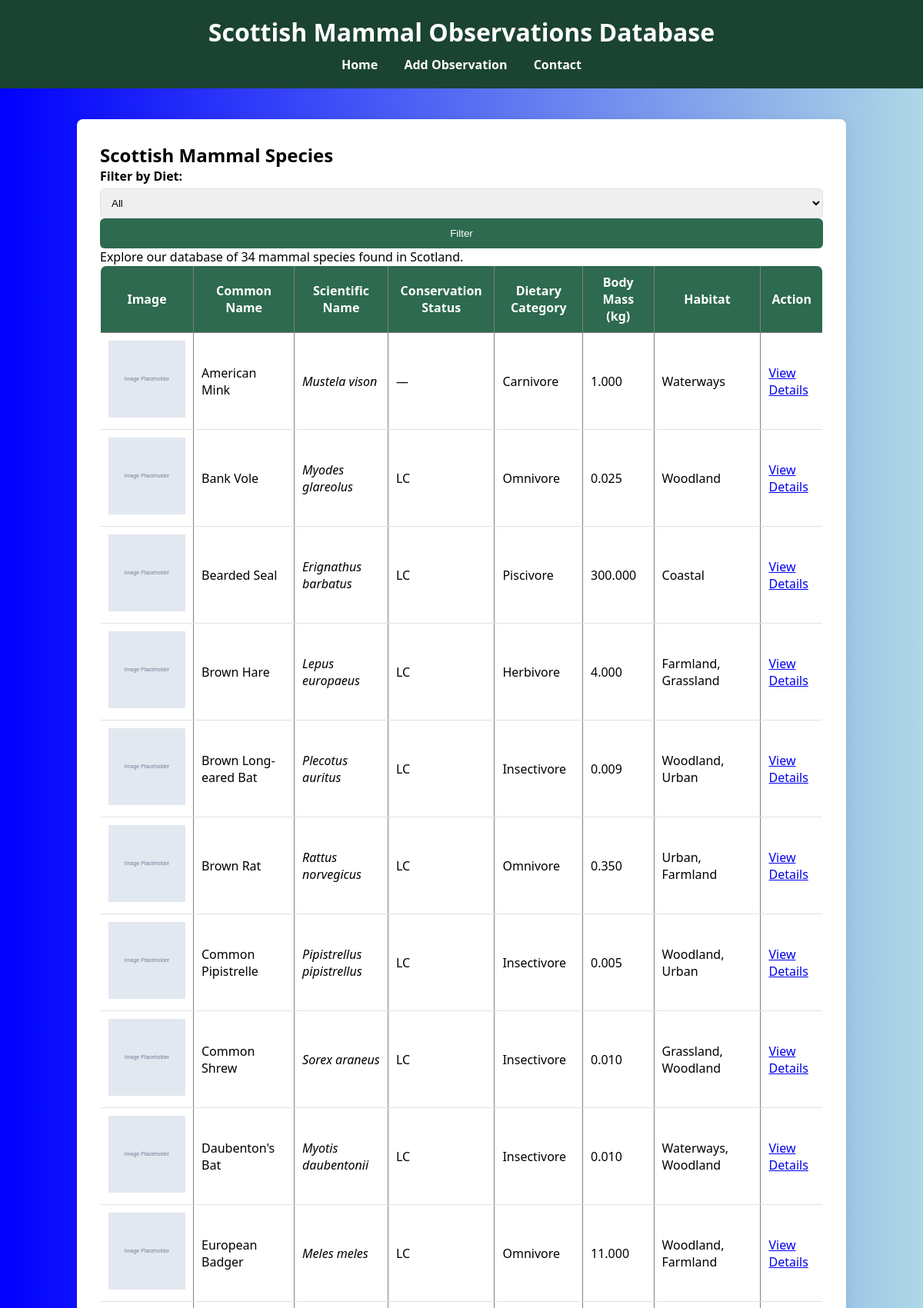
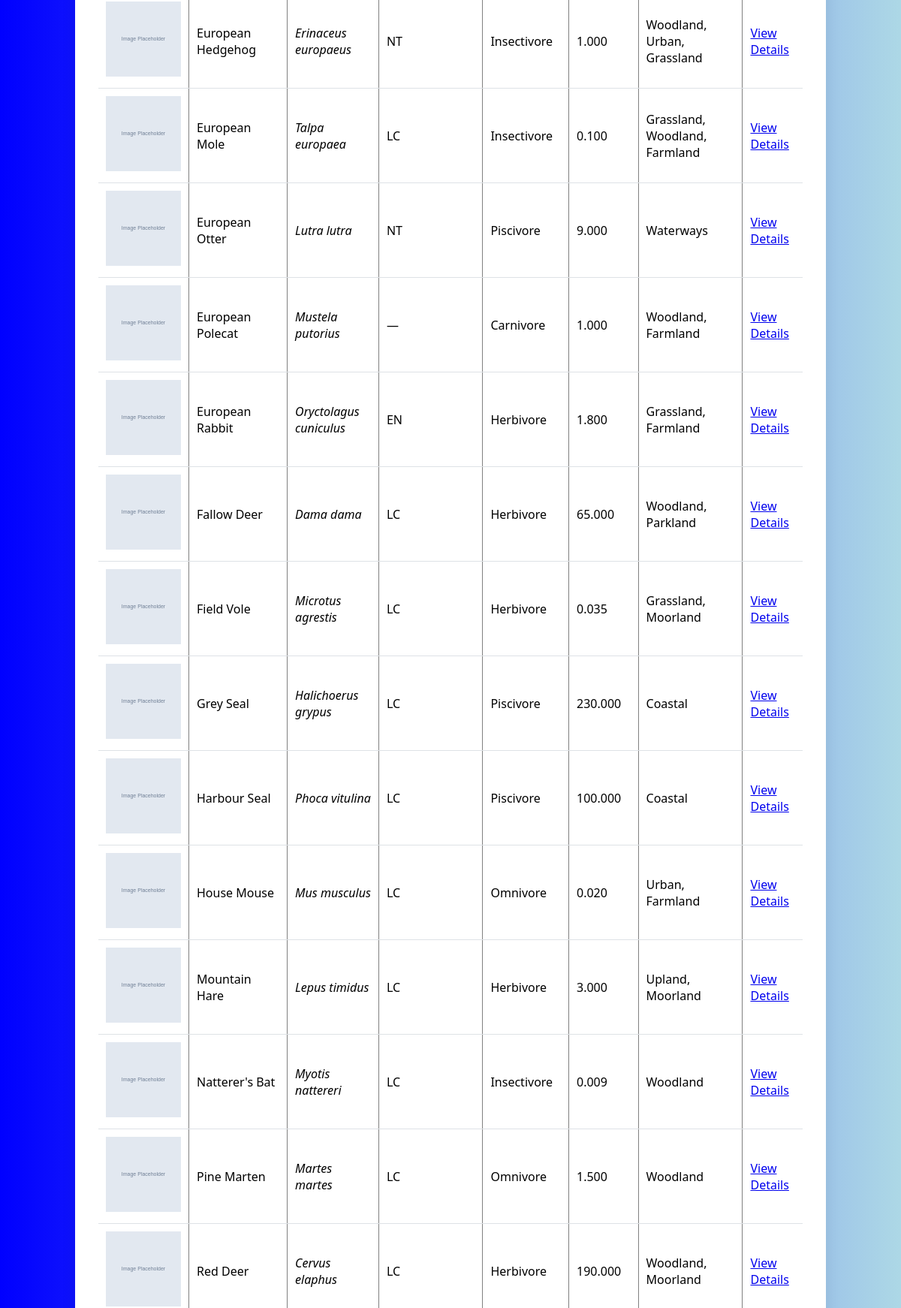
The page / (upper part) on the database its author committed (2 pictures, top to bottom).
### tables this page shows
CREATE TABLE `species` (
  `gbif_species_key` int(11) NOT NULL COMMENT 'GBIF (Global Biodiversity Information Facility) species identifier',
  `species_name` varchar(100) NOT NULL COMMENT 'Scientific name of the species',
  `common_name` varchar(100) DEFAULT NULL COMMENT 'Common English name',
  `iucn_red_list_category` varchar(10) DEFAULT NULL COMMENT 'IUCN Red List conservation status code',
  `body_mass_kg` decimal(10,3) DEFAULT NULL COMMENT 'Typical body mass in kilograms',
  `dietary_category` varchar(50) DEFAULT NULL COMMENT 'Primary dietary classification (Herbivore, Carnivore, Omnivore, Insectivore, Piscivore)',
  `uk_protection_status` varchar(255) DEFAULT NULL COMMENT 'UK legal protection status and relevant legislation',
  `habitat` varchar(100) DEFAULT NULL COMMENT 'Primary habitat types',
  `image_url` varchar(255) DEFAULT NULL COMMENT 'URL to species image (e.g., from Wikimedia Commons)',
  PRIMARY KEY (`gbif_species_key`),
  KEY `idx_species_name` (`species_name`),
  KEY `idx_dietary_category` (`dietary_category`),
  KEY `idx_iucn_category` (`iucn_red_list_category`)
);

### includes/config.php (called while the page is built, shortened)
<?php
function e($string) {
    return htmlspecialchars($string, ENT_QUOTES, 'UTF-8');
}

### index.php (the view, shortened to what this page needs)
<?php
$pdo = getDbConnection();
$diet = $_GET['diet'] ?? '';
if ($diet) {
    $stmt = $pdo->prepare('
        SELECT
            gbif_species_key,
            species_name,
            common_name,
            iucn_red_list_category,
            dietary_category,
            body_mass_kg,
            habitat,
            image_url
        FROM species
        WHERE dietary_category = ?
        ORDER BY common_name
    ');
    $stmt->execute([$diet]);
} else {
    $stmt = $pdo->query('
        SELECT
            gbif_species_key,
            species_name,
            common_name,
            iucn_red_list_category,
            dietary_category,
            body_mass_kg,
            habitat,
            image_url
        FROM species
        ORDER BY common_name
    ');
}
$species = $stmt->fetchAll();
require_once 'includes/header.php';
?>
<h2>Scottish Mammal Species</h2>
<form method="GET">
    <label>Filter by Diet:</label>
    <select name="diet">
        <option value="">All</option>
    </select>
    <button type="submit">Filter</button>
</form>
<p>Explore our database of 34 mammal species found in Scotland.</p>
<?php if (empty($species)): ?>
    <p>No species found in the database.</p>
<?php else: ?>
    <table border="1" cellpadding="10">
        <thead>
            <tr>
                <th>Image</th>
                <th>Common Name</th>
                <th>Scientific Name</th>
                <th>Conservation Status</th>
                <th>Dietary Category</th>
                <th>Body Mass (kg)</th>
                <th>Habitat</th>
                <th>Action</th>
            </tr>
        </thead>
        <tbody>
            <?php foreach ($species as $sp): ?>
                <tr>
                    <td>
                        <img src="<?php echo htmlspecialchars($sp['image_url'] ?? 'images/placeholder.svg'); ?>" width="100">
                    </td>
                    <td><?php echo e($sp['common_name']); ?></td>
                    <td>
                        <em><?php echo e($sp['species_name']); ?></em>
                    </td>
                    <td>
                        <?php echo $sp['iucn_red_list_category'] ? e($sp['iucn_red_list_category']) : '—'; ?>
                    </td>
                    <td><?php echo e($sp['dietary_category']); ?></td>
                    <td><?php echo e($sp['body_mass_kg']); ?></td>
                    <td><?php echo e($sp['habitat']); ?></td>
                    <td>
                        <a href="species.php?key=<?php echo e($sp['gbif_species_key']); ?>">
                            View Details
                        </a>
                    </td>
                </tr>
            <?php endforeach; ?>
        </tbody>
    </table>
<?php endif; ?>
<?php require_once 'includes/footer.php'; ?>

### includes/header.php (shortened to what this page needs)
<!DOCTYPE html>
<html lang="en">
<head>
<link rel="stylesheet" href="../css/style.css">
    <link rel="stylesheet" href="css/style.css">
    <link rel="stylesheet" href="https://unpkg.com/leaflet/dist/leaflet.css">
</head>
<body>
<header>
    <h1>Scottish Mammal Observations Database</h1>
    <nav>
        <a href="index.php">Home</a>
        <a href="add_observation.php">Add Observation</a>
        <a href="contact.php">Contact</a>
    </nav>
</header>
<main>

### includes/footer.php (shortened to what this page needs)
</main>
</body>
</html>

### css/style.css (style rules this page uses)
:root { --clr-primary: #2d6a4f; --clr-primary-dark: #1b4332; --clr-primary-light: #52b788; --clr-accent: #f4a261; --clr-bg: #f8f9fa; --clr-surface: #ffffff; --clr-text: #212529; --clr-text-muted: #6c757d; --clr-border: #dee2e6; --radius: 8px; --shadow: 0 4px 20px rgba(0,0,0,0.08); }
* { box-sizing: border-box; margin: 0; padding: 0; }
body { font-family: 'Segoe UI', sans-serif; background: linear-gradient(to right, blue, lightblue); min-height: 100vh; }
main { max-width: 1000px; margin: 40px auto; padding: 30px; background: white; border-radius: var(--radius); box-shadow: var(--shadow); }
header { background: var(--clr-primary-dark); color: white; text-align: center; padding: 20px; }
nav { margin-top: 10px; }
nav a { color: white; margin: 0 15px; font-weight: 600; text-decoration: none; }
label { font-weight: 600; margin-bottom: 5px; display: block; }
input, textarea, select { width: 100%; padding: 10px; border-radius: 6px; border: 1px solid var(--clr-border); }
button { width: 100%; padding: 12px; background: var(--clr-primary); color: white; border: none; border-radius: 6px; cursor: pointer; }
table { width: 100%; border-collapse: collapse; background: white; border-radius: var(--radius); overflow: hidden; }
th { background: var(--clr-primary); color: white; padding: 10px; }
td { padding: 10px; border-bottom: 1px solid var(--clr-border); }

### rows shown on the page
species: common_name "American Mink", species_name "Mustela vison", dietary_category "Carnivore", body_mass_kg "1.000", habitat "Waterways"
species: common_name "Bank Vole", species_name "Myodes glareolus", iucn_red_list_category "LC", dietary_category "Omnivore", body_mass_kg "0.025", habitat "Woodland"
species: common_name "Bearded Seal", species_name "Erignathus barbatus", iucn_red_list_category "LC", dietary_category "Piscivore", body_mass_kg "300.000", habitat "Coastal"
species: common_name "Brown Hare", species_name "Lepus europaeus", iucn_red_list_category "LC", dietary_category "Herbivore", body_mass_kg "4.000", habitat "Farmland, Grassland"
species: common_name "Brown Long-eared Bat", species_name "Plecotus auritus", iucn_red_list_category "LC", dietary_category "Insectivore", body_mass_kg "0.009", habitat "Woodland, Urban"
species: common_name "Brown Rat", species_name "Rattus norvegicus", iucn_red_list_category "LC", dietary_category "Omnivore", body_mass_kg "0.350", habitat "Urban, Farmland"
species: common_name "Common Pipistrelle", species_name "Pipistrellus pipistrellus", iucn_red_list_category "LC", dietary_category "Insectivore", body_mass_kg "0.005", habitat "Woodland, Urban"
species: common_name "Common Shrew", species_name "Sorex araneus", iucn_red_list_category "LC", dietary_category "Insectivore", body_mass_kg "0.010", habitat "Grassland, Woodland"
species: common_name "Daubenton's Bat", species_name "Myotis daubentonii", iucn_red_list_category "LC", dietary_category "Insectivore", body_mass_kg "0.010", habitat "Waterways, Woodland"
species: common_name "European Badger", species_name "Meles meles", iucn_red_list_category "LC", dietary_category "Omnivore", body_mass_kg "11.000", habitat "Woodland, Farmland"
species: common_name "European Hedgehog", species_name "Erinaceus europaeus", iucn_red_list_category "NT", dietary_category "Insectivore", body_mass_kg "1.000", habitat "Woodland, Urban, Grassland"
species: common_name "European Mole", species_name "Talpa europaea", iucn_red_list_category "LC", dietary_category "Insectivore", body_mass_kg "0.100", habitat "Grassland, Woodland, Farmland"
species: common_name "European Otter", species_name "Lutra lutra", iucn_red_list_category "NT", dietary_category "Piscivore", body_mass_kg "9.000", habitat "Waterways"
species: common_name "European Polecat", species_name "Mustela putorius", dietary_category "Carnivore", body_mass_kg "1.000", habitat "Woodland, Farmland"
species: common_name "European Rabbit", species_name "Oryctolagus cuniculus", iucn_red_list_category "EN", dietary_category "Herbivore", body_mass_kg "1.800", habitat "Grassland, Farmland"
species: common_name "Fallow Deer", species_name "Dama dama", iucn_red_list_category "LC", dietary_category "Herbivore", body_mass_kg "65.000", habitat "Woodland, Parkland"
species: common_name "Field Vole", species_name "Microtus agrestis", iucn_red_list_category "LC", dietary_category "Herbivore", body_mass_kg "0.035", habitat "Grassland, Moorland"
species: common_name "Grey Seal", species_name "Halichoerus grypus", iucn_red_list_category "LC", dietary_category "Piscivore", body_mass_kg "230.000", habitat "Coastal"
species: common_name "Harbour Seal", species_name "Phoca vitulina", iucn_red_list_category "LC", dietary_category "Piscivore", body_mass_kg "100.000", habitat "Coastal"
species: common_name "House Mouse", species_name "Mus musculus", iucn_red_list_category "LC", dietary_category "Omnivore", body_mass_kg "0.020", habitat "Urban, Farmland"
species: common_name "Mountain Hare", species_name "Lepus timidus", iucn_red_list_category "LC", dietary_category "Herbivore", body_mass_kg "3.000", habitat "Upland, Moorland"
species: common_name "Natterer's Bat", species_name "Myotis nattereri", iucn_red_list_category "LC", dietary_category "Insectivore", body_mass_kg "0.009", habitat "Woodland"
species: common_name "Pine Marten", species_name "Martes martes", iucn_red_list_category "LC", dietary_category "Omnivore", body_mass_kg "1.500", habitat "Woodland"
species: common_name "Red Deer", species_name "Cervus elaphus", iucn_red_list_category "LC", dietary_category "Herbivore", body_mass_kg "190.000", habitat "Woodland, Moorland"
